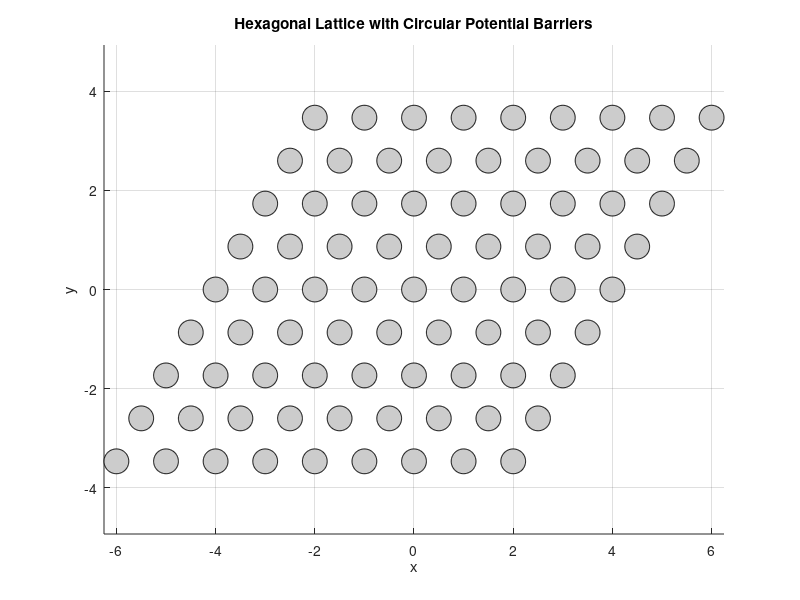
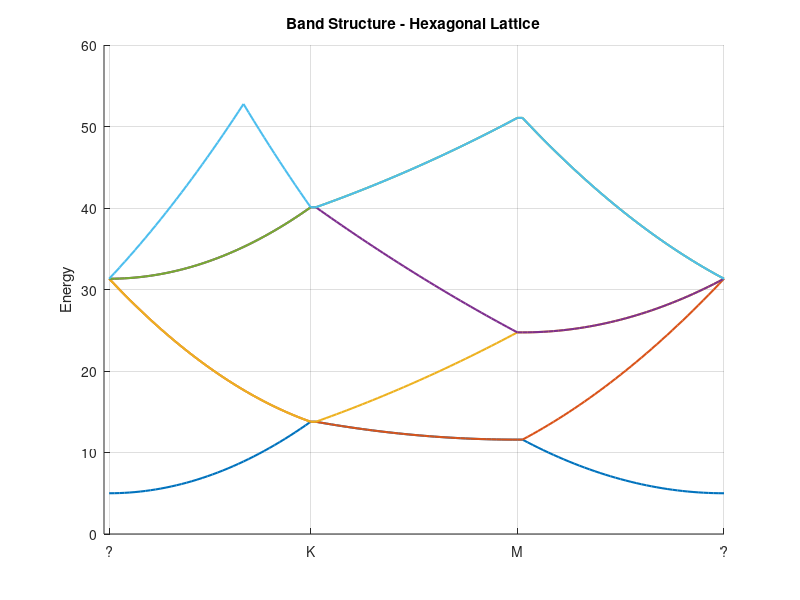

These figures' MATLAB source, in order:
clc;
clear;
close all;

%% =========================
% PARAMETERS
%% =========================

a = 1;              % lattice constant (normalized)
R = 0.25;           % radius of potential barrier
Nx = 4;             % number of cells in x
Ny = 4;             % number of cells in y

hbar = 1;
m_eff = 1;
V0 = 5;             % barrier height

%% =========================
% HEXAGONAL LATTICE VECTORS
%% =========================

a1 = a * [1 0];
a2 = a * [1/2 sqrt(3)/2];

%% =========================
% DRAW LATTICE
%% =========================

figure;
hold on;
axis equal;
title('Hexagonal Lattice with Circular Potential Barriers');

theta = linspace(0,2*pi,100);

for n1 = -Nx:Nx
    for n2 = -Ny:Ny
        
        center = n1*a1 + n2*a2;
        
        x = center(1) + R*cos(theta);
        y = center(2) + R*sin(theta);
        
        fill(x,y,[0.8 0.8 0.8],'EdgeColor','k');
        
    end
end

xlabel('x');
ylabel('y');
grid on;

%% =========================
% RECIPROCAL LATTICE
%% =========================

area = a1(1)*a2(2) - a1(2)*a2(1);
b1 = (2*pi/area) * [ a2(2) -a2(1)];
b2 = (2*pi/area) * [-a1(2)  a1(1)];

%% =========================
% PLANE WAVE BASIS
%% =========================

Nmax = 2;
G = [];

for n1 = -Nmax:Nmax
    for n2 = -Nmax:Nmax
        G = [G; n1*b1 + n2*b2];
    end
end

NG = size(G,1);

%% =========================
% HIGH SYMMETRY POINTS
%% =========================

Gamma = [0 0];
K = (b1 + 2*b2)/3;
M = (b1 + b2)/2;

Nk_segment = 40;

k_path = [];

% Gamma -> K
for i=0:Nk_segment-1
    t=i/(Nk_segment-1);
    k_path=[k_path; (1-t)*Gamma + t*K];
end

% K -> M
for i=0:Nk_segment-1
    t=i/(Nk_segment-1);
    k_path=[k_path; (1-t)*K + t*M];
end

% M -> Gamma
for i=0:Nk_segment-1
    t=i/(Nk_segment-1);
    k_path=[k_path; (1-t)*M + t*Gamma];
end

Nk = size(k_path,1);

%% =========================
% HAMILTONIAN + BAND STRUCTURE
%% =========================

Ebands = zeros(NG,Nk);

for ik = 1:Nk
    
    k = k_path(ik,:);
    H = zeros(NG);
    
    for i = 1:NG
        Gi = G(i,:);
        H(i,i) = (hbar^2/(2*m_eff))*norm(k+Gi)^2;
    end
    
    % simple diagonal potential
    H = H + V0*eye(NG);
    
    E = eig(H);
    Ebands(:,ik) = sort(real(E));
end

%% =========================
% PLOT BAND STRUCTURE
%% =========================

figure;
hold on;

for n = 1:6
    plot(Ebands(n,:),'LineWidth',1.5);
end

set(gca,'XTick',[1 Nk_segment 2*Nk_segment 3*Nk_segment]);
set(gca,'XTickLabel',{'?','K','M','?'});

ylabel('Energy');
title('Band Structure - Hexagonal Lattice');
grid on;
